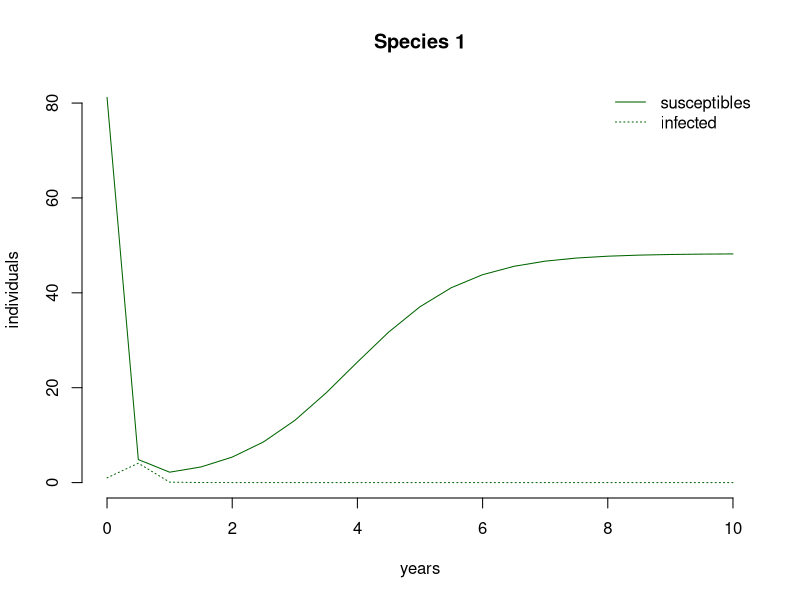
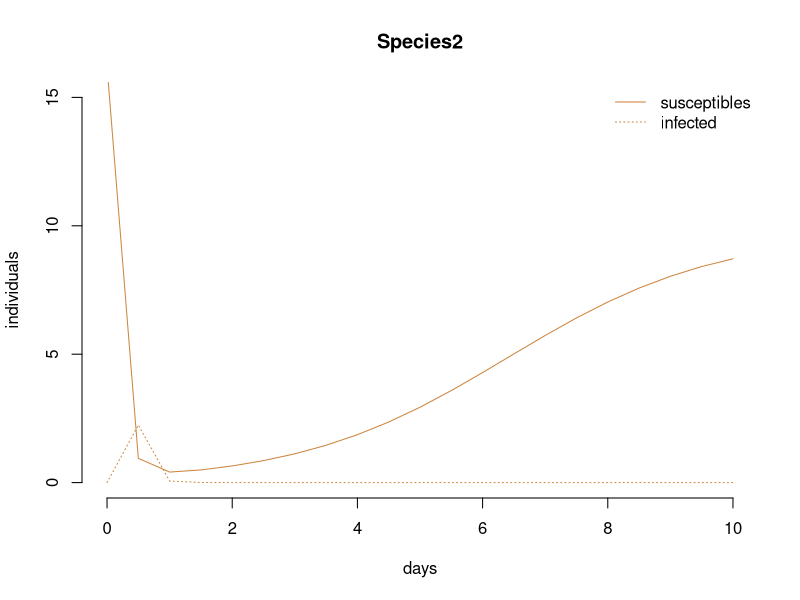
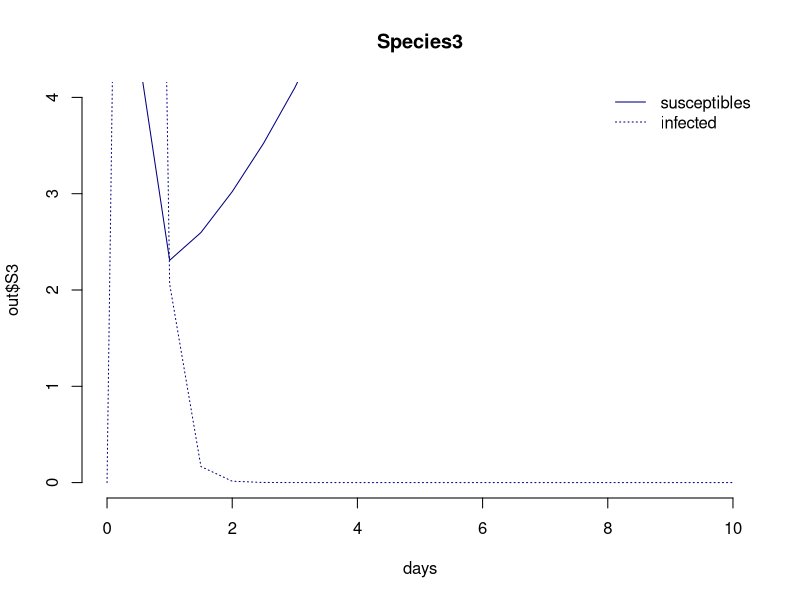
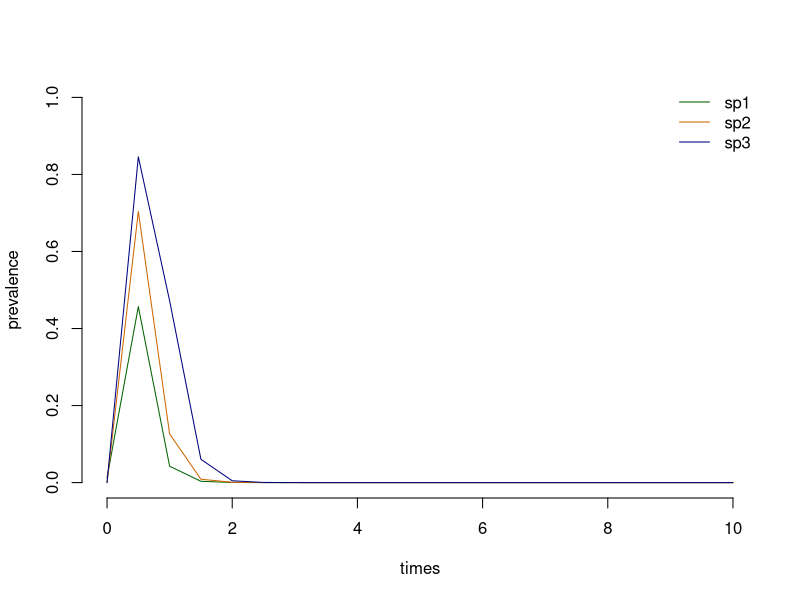
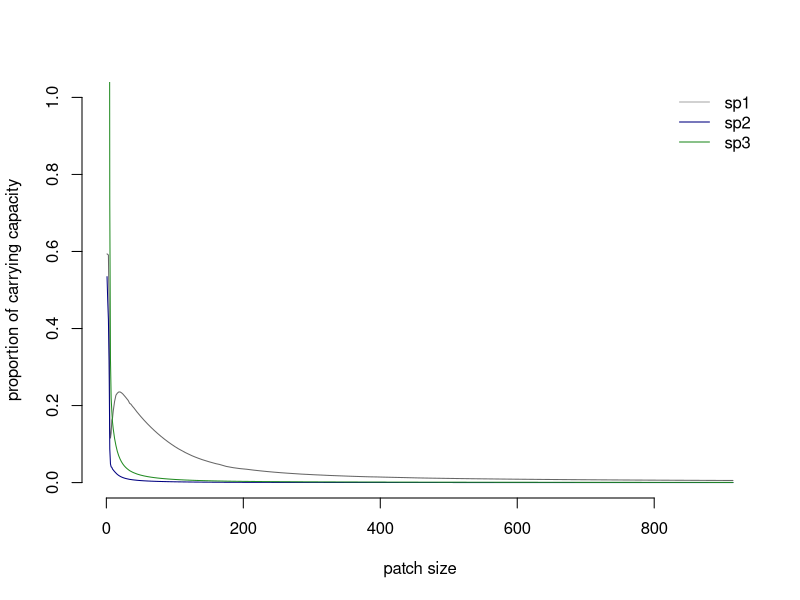
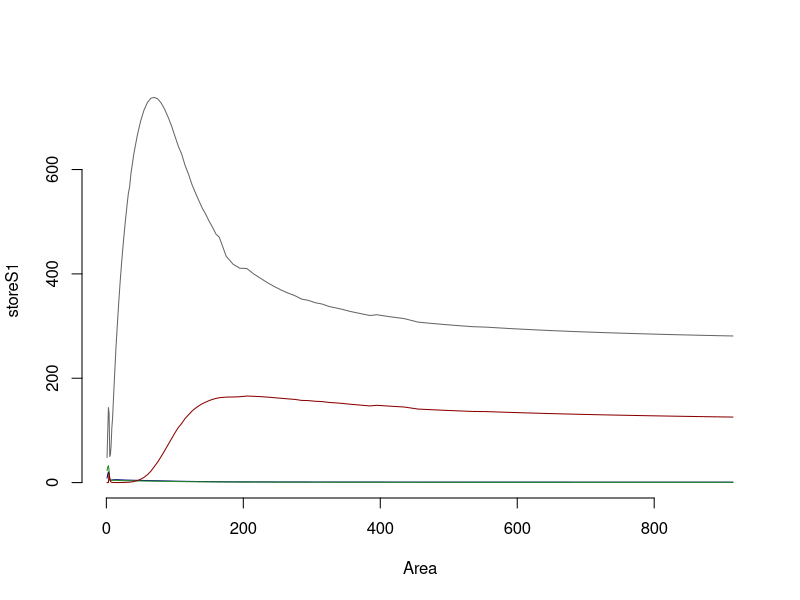
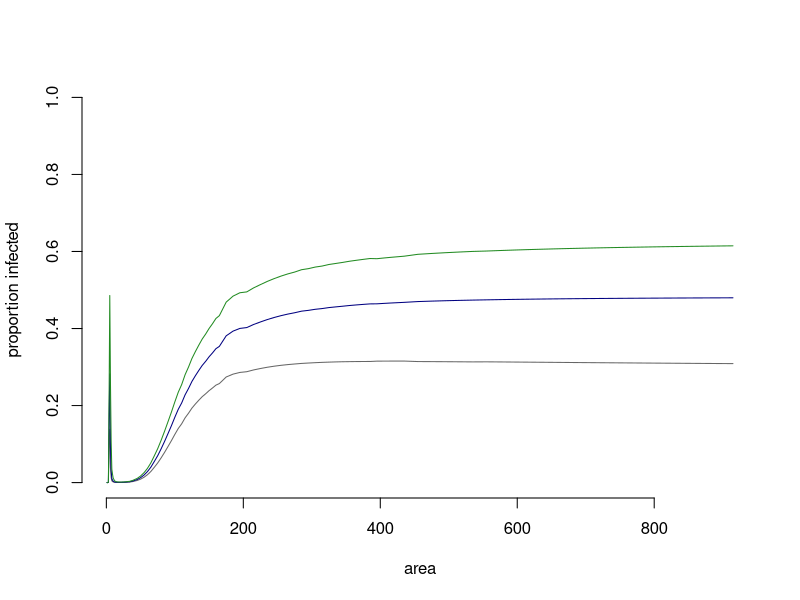

Generate these figures, in order, with R:
######### 
# BASIC CODE FOR A GENERALIST PATHOGEN; 3 HOSTS
########
rm(list = ls())
library(deSolve)
##  Set range of pathogen Ros
Amax = 100 # maximum number of unique patches
Area=numeric(Amax)
SpecAcc=numeric(Amax)

#  Set a range of Area values
Area[1]=1.0
for(i in 1: (Amax/10) ) { 
  Area[i+1]=Area[i]+1
}
for(i in (Amax/10):(Amax/4)) { 
  Area[i+1]=Area[i]+2
}
for(i in (Amax/4):(Amax/2)) { 
  Area[i+1]=Area[i]+5
}    
for(i in (Amax/2):(Amax*3/4)) { 
  Area[i+1]=Area[i]+10
}
for(i in (Amax*3/4):(Amax-1)) { 
  Area[i+1]=Area[i]+20
}
Area=Area/40

#Hosts
Hosts=3  #number of host species

Mass=numeric(Hosts)
# Set a range of body masses in Kg
Mass[1:3]=c(0.1, 1.0,10.0)

#Empty vectors for parameters
Dens = numeric(Hosts) #assume each host has a unique density that is fixed
betaD = numeric(Hosts) #density dependent transmission; each host has a unique rate that is fixed
betaF = numeric(Hosts) #frequency dependent transmission; each host has a unique rate that is fixed
r = numeric(Hosts) #reproduction rates for each host are dependent of mass (births - deaths)
d = numeric(Hosts) #death rates for each host; dependent on mass
b = numeric(Hosts) #birth rates r+d
alphaF = numeric(Hosts) #disease induced mortality for Frequency dependent pathogens
alphaD = numeric(Hosts) #disease induced mortality for density dependent pathogens
delta = numeric(Hosts)
gamma = numeric(Hosts)

#  Density-dependent transmission
md = 26  #26x the background mortality rate
for (i in 1:Hosts) {
  Dens[i]=16.2*Mass[i]^-0.70
  betaD[i]=0.0045*md*Mass[i]^0.44 
  r[i]=0.6*Mass[i]^-0.26  # births - deaths
  d[i]=0.4*Mass[i]^-0.27 # deaths
  b[i]=r[i]+d[i]
  delta[i] = (r[i]/Dens[i])  #real way to represent b-d/N*
  alphaD[i]= d[i]*md # disease induced mortality
  gamma[i]=0.05*Mass[i]^-0.27 #
}

#  Frequency-dependent transmission
mf = 1.12 #1.12 
for (i in 1:Hosts) {
  betaF[i]=1.3*mf*Mass[i]^-0.26
  alphaF[i]= d[i]*mf
}

#Calculate carrying capacity for a patch
PatchK=matrix(NA, ncol = Amax, nrow = Hosts) #Number of Host individuals in a given species+patch; carrycapacity for patch
for(i in 1:Amax)   {
  SpecAcc[i]=0
  for(j in 1:Hosts) {
    PatchK[j,i]=Dens[j]*Area[i] #fix scales
    if (PatchK[j,i]>1) PatchK[j,i] else PatchK[j,i]=0
    if (PatchK[j,i]>1) SpecAcc[i]=SpecAcc[i]+1 else SpecAcc[i]
  }
}  

#ODEs
# library(deSolve)
# state<- c(S1=PatchK[1,50],
#           I1=1,
#           S2=PatchK[2,50],
#           I2=1,
#           S3=PatchK[3,50],
#           I3=1 
#             )
# parameters <- c(betaF,
#                 b,
#                 d,
#                 alphaF,
#                 gamma)
# 
# threehostpatchF <- function(t, state, parameters) {
#   with(as.list(c(state, parameters)), {
#     dS1 <- b[1]*(S1+I1)-(betaF[1]*S1*I1)/(S1*I1)+(betaF[2]*S1*I2)/(S1+I2) + (betaF[3]*S1*I3)/(S1+I3))-d[1]*S1+gamma[1]*I1
#     dI1<- ((betaF[1]*S1*I1)/(S1+I1+)+(betaF[2]*S1*I2)/(S1+I2) + (betaF[3]*S1*I3)/(S1+I3)) - (d[1]+alphaF[1]+gamma[1])*I1
#     dS2 <- b[2]*(S2+I2)-((betaF[1]*S2*I1)/(S2*I1)+(betaF[2]*S2*I2)/(S2+I2)+(betaF[3]*S2*I3)/(S2+I3))-d[2]*S2+gamma[2]*I2
#     dI2<- ((betaF[1]*S2*I1)/(S2+I1)+(betaF[2]*S2*I2)/(S2+I2)+ (betaF[3]*S2*I3))/(S2+I3) - (d[2]+alphaF[2]+gamma[2])*I2
#     dS3 <- b[3]*(S3+I3)-((betaF[1]*S3*I1)/(S3+I1)+(betaF[2]*S3*I2)/(S3+I2)+(betaF[3]*S3*I3)/(S3+I3))-d[3]*S3+gamma[3]*I3
#     dI3<- ((betaF[1]*S3*I1)/(S3+I1)+(betaF[2]*S3*I2)/(S3+I2)+ (betaF[3]*S3*I3)/(S3+I3)) - (d[3]+alphaF[3]+gamma[3])*I3
#     list(c(dS1, dI1, dS2, dI2, dS3, dI3))
#   })
# }
# 
# ### output of times ###
# times <- seq(0, 10, by = 0.1)
# 
# out <- as.data.frame(lsoda(y= state, times = times, func = threehostpatchF, parms = parameters))
# out$time = NULL
# 
# 
# par(mar=c(4,4,2,2))
# layout(matrix(1:3,1, 3))
# layout.show(6)
# 
# plot(times, out$S1, type='l',  xlab = 'years', main= 'Species 1', bty='n', col="darkgreen")
# lines(times, out$I1, type='l', lty= 3, col="darkgreen")
# 
# plot(times, out$S2, type= 'l', lty=1, col="peru", xlab = 'days', ylim= c(0,30), main= 'Species2', bty='n')
# lines(times, out$I2, type= 'l', lty=3, col="darkorange3")
# 
# plot(times, out$S3, type= 'l', col="navy", xlab = 'days', ylim= c(0,30), main= 'Species3', bty='n')
# lines(times, out$I3, type= 'l', lty=3, col="navy")
# 
# plot(times, out$I1/(out$S1+out$I1), type='l',col="darkgreen", main="Prevalence", bty='n', ylim=c(0,1))
# lines(times, out$I2/(out$S2+out$I2), type= 'l', lty=3, col="darkorange3")
# lines(times,out$I3/(out$S3+out$I3), type='l', lty=3, col= "navy")
# 


Area=1
####
library(deSolve)
state<- c(S1=if (Dens[1]*Area>1) Dens[1]*Area else 0,
          I1=1,
          S2=if (Dens[2]*Area>1) Dens[2]*Area else 0,
          I2=0,
          S3=if (Dens[3]*Area>1) Dens[1]*Area else 0,
          I3=0 
)
parameters <- c(betaD,
                b,
                d,
                alphaD,
                gamma,
                Dens,
                Area)

threehostpatchD <- function(t, state, parameters) {
  with(as.list(c(state, parameters)), {
  dS1 <- b[1]*(S1+I1)*(1-((S1+I1)/(Dens[1]*Area))) - ((betaD[1]*S1*I1) + (betaD[2]*S1*I2) + (betaD[3]*S1*I3)) - d[1]*S1 + gamma[1]*I1
  dI1 <- ((betaD[1]*S1*I1) + (betaD[2]*S1*I2) + (betaD[3]*S1*I3)) - (d[1]+alphaD[1]+gamma[1])*I1
  dS2 <- b[2]*(S2+I2)*(1-((S2+I2)/(Dens[2]*Area))) - ((betaD[1]*S2*I1) + (betaD[2]*S2*I2) + (betaD[3]*S2*I3)) - d[2]*S2 + gamma[2]*I2
  dI2 <- ((betaD[1]*S2*I1) + (betaD[2]*S2*I2) + (betaD[3]*S2*I3)) - (d[2]+alphaD[2]+gamma[2])*I2
  dS3 <- b[3]*(S3+I3)*(1-((S3+I3)/(Dens[1]*Area))) - ((betaD[1]*S3*I1) +  (betaD[2]*S3*I2) + (betaD[3]*S3*I3)) - d[3]*S3 + gamma[3]*I3
  dI3 <- ((betaD[1]*S3*I1) +  (betaD[2]*S3*I2) + (betaD[3]*S3*I3)) - (d[3]+alphaD[3]+gamma[3])*I3
  list(c(dS1, dI1, dS2, dI2, dS3, dI3))
  })
}

### output of times ###
times <- seq(0, 10, by = 0.5)

out <- as.data.frame(lsoda(y= state, times = times, func = threehostpatchD, parms = parameters))
out$time = NULL

# par(mar=c(4,4,2,2))
# layout(matrix(1:1,1, 1))
# layout.show(6)

plot(times, out$S1, type='l',  xlab = 'years', main= 'Species 1', bty='n', col="darkgreen", 
     ylim= c(0,Dens[1]*Area), ylab= 'individuals')
lines(times, out$I1, type='l', lty= 3, col="darkgreen")
#lines(times, out$S1+ out$I1, col= 'black')
legend("topright", c("susceptibles", "infected"), col="darkgreen", lty= c(1,3), bty='n')

plot(times, out$S2, type= 'l', lty=1, col="peru", xlab = 'days', 
     ylim= c(0,15), main= 'Species2', bty='n',
     ylab= 'individuals')
lines(times, out$I2, type= 'l', lty=3, col="peru")
legend("topright", c("susceptibles", "infected"), col="peru", lty= c(1,3), bty='n')

plot(times, out$S3, type= 'l', col="navy", xlab = 'days', ylim= c(0,4), main= 'Species3', bty='n')
lines(times, out$I3, type= 'l', lty=3, col="navy")
abline(h=PatchK[3,50])
legend("topright", c("susceptibles", "infected"), col="navy", lty= c(1,3), bty='n')

plot(times, out$I1/(out$S1+out$I1), type='l',col="darkgreen", 
     ylab="prevalence", bty='n', ylim=c(0,1))
lines(times, out$I2/(out$S2+out$I2), type= 'l', col="darkorange3")
lines(times,out$I3/(out$S3+out$I3), type='l', col= "navy")
legend("topright", c("sp1", "sp2", "sp3"), bty='n', lty=1, col=c("darkgreen","darkorange3", "navy"))


#########
#code to find equilibrium in each patch size
### Calculating state variables at time = 40 ####
Area[1]=1.0
for(i in 1: (Amax/10) ) { 
  Area[i+1]=Area[i]+1
}
for(i in (Amax/10):(Amax/4)) { 
  Area[i+1]=Area[i]+2
}
for(i in (Amax/4):(Amax/2)) { 
  Area[i+1]=Area[i]+5
}    
for(i in (Amax/2):(Amax*3/4)) { 
  Area[i+1]=Area[i]+10
}
for(i in (Amax*3/4):(Amax-1)) { 
  Area[i+1]=Area[i]+20
}
Area=Area
times <- seq(0, 10, by = 0.1)
# Species1 #
storeS1 = {};
storeI1 = {};
storeS2 = {};
storeI2 = {};
storeS3 = {};
storeI3 = {};
for (i in Area) {
  parameters["Area"] = i;
  out <- as.data.frame(ode(y= state, times = times, func = threehostpatchD, parms = parameters));
  storeS1 = c(storeS1, out$S1[100]);
  storeI1 = c(storeI1, out$I1[100]);
  storeS2 = c(storeS2, out$S2[100]);
  storeI2 = c(storeI2, out$I2[100]);
  storeS3 = c(storeS3, out$S3[100]);
  storeI3 = c(storeI3, out$I3[100]);
}

plot(Area, (storeS1+storeI1)/(Area*Dens[1]), type = "l", 
     col= "gray40", xlab= "patch size", ylab= "proportion of carrying capacity",
     ylim=c(0, 1), bty='n', cex=0.4,pch=19)
lines(Area, (storeS2+storeI2)/(Area*Dens[2]), type = "l", 
     col= "navy")
lines(Area, (storeS3+storeI3)/(Area*Dens[3]), type = "l", 
      col= "forestgreen")
legend("topright", c( "sp1", "sp2","sp3"),
       col=c('darkgrey','navy','forestgreen'), 
       lty=1, bty='n') 

plot(Area, storeS1, type = "l", col='grey40', bty='n', ylim=c(0,max(storeS1)))
lines(Area,storeS2, col='navy')    
lines(Area, storeS3, col='forestgreen')
lines(Area,storeI1, col="darkred")

plot(Area,storeI1/ (storeS1 + storeI1), type= 'l', 
     col="gray40", ylim= c(0, 1.0), ylab='proportion infected', 
     xlab = 'area', bty='n')
lines(Area,storeI2/(storeS2 + storeI2),  col="navy")
lines(Area, storeI3/(storeS3 + storeI3), col="forestgreen")
